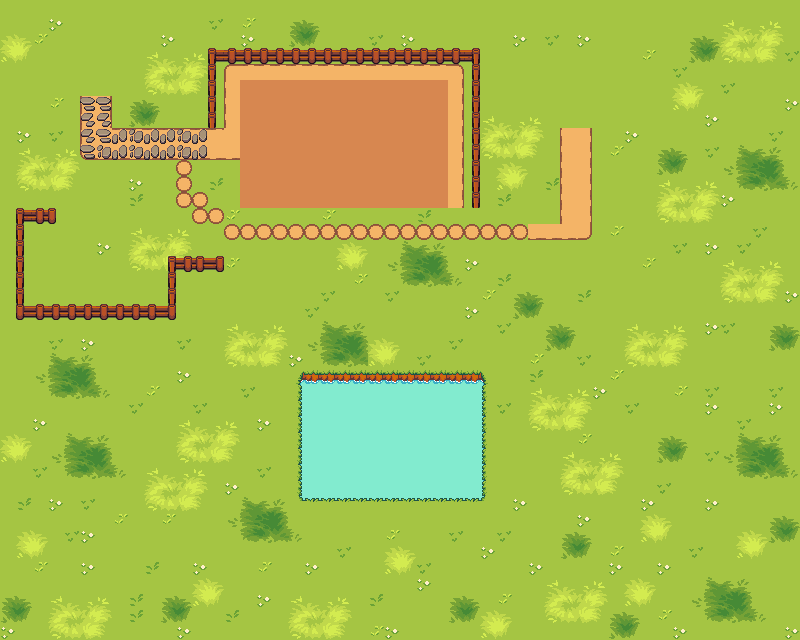

Rendered tile map (Tiled .tmx) drawn with the repository's tilesets; below, a short description and the map source with its tile grids summarised:
An orthogonal 50x40 tile map with 16x16 px tiles, 6 tile layers (collision, Tile Layer 1, grass&stone, stone, ...), 6 tilesets and 604 objects.

<map version="1.10" tiledversion="1.11.2" orientation="orthogonal" renderorder="right-down" width="50" height="40" tilewidth="16" tileheight="16" infinite="0" nextlayerid="19" nextobjectid="818">
 <tileset firstgid="1" source="../tilesets/spring farm tilemap.tsx" />
 <tileset firstgid="181" name="barn" tilewidth="16" tileheight="16" tilecount="216" columns="18">
  <image source="../tilesets/barn.png" width="288" height="192" />
 </tileset>
 <tileset firstgid="397" name="farm bridges" tilewidth="16" tileheight="16" tilecount="192" columns="12">
  <image source="../tilesets/farm bridges.png" width="192" height="256" />
 </tileset>
 <tileset firstgid="589" name="spring and summer objects" tilewidth="16" tileheight="16" tilecount="169" columns="13">
  <image source="../tilesets/spring and summer objects.png" width="208" height="208" />
 </tileset>
 <tileset firstgid="758" name="plants" tilewidth="16" tileheight="16" tilecount="90" columns="10">
  <image source="../tilesets/plants.png" width="160" height="144" />
 </tileset>
 <tileset firstgid="848" name="items" tilewidth="16" tileheight="16" tilecount="50" columns="10">
  <image source="../tilesets/items.png" width="160" height="80" />
 </tileset>
 <layer id="17" name="collision" width="50" height="40">
  <data>[2000 cells, 105 non-empty, 2 distinct tile ids]</data>
 </layer>
 <layer id="1" name="Tile Layer 1" width="50" height="40">
  <data>[2000 cells, 2000 non-empty, 1 distinct tile ids]</data>
 </layer>
 <layer id="4" name="grass&amp;stone" width="50" height="40">
  <data>[2000 cells, 741 non-empty, 50 distinct tile ids]</data>
 </layer>
 <layer id="8" name="stone" width="50" height="40">
  <data>[2000 cells, 20 non-empty, 4 distinct tile ids]</data>
 </layer>
 <objectgroup id="9" name="barn">
  <object id="105" gid="199" x="528" y="80" width="16" height="16" />
  <object id="106" gid="182" x="544" y="64" width="16" height="16" />
  <object id="107" gid="183" x="560" y="64" width="16" height="16" />
  <object id="108" gid="184" x="576" y="64" width="16" height="16" />
  <object id="109" gid="185" x="592" y="64" width="16" height="16" />
  <object id="110" gid="204" x="608" y="80" width="16" height="16" />
  <object id="111" gid="200" x="544" y="80" width="16" height="16" />
  <object id="112" gid="201" x="560" y="80" width="16" height="16" />
  <object id="113" gid="202" x="576" y="80" width="16" height="16" />
  <object id="114" gid="203" x="592" y="80" width="16" height="16" />
  <object id="115" gid="217" x="528" y="96" width="16" height="16" />
  <object id="116" gid="235" x="528" y="112" width="16" height="16" />
  <object id="117" gid="253" x="528" y="128" width="16" height="16" />
  <object id="118" gid="271" x="528" y="144" width="16" height="16" />
  <object id="119" gid="272" x="544" y="144" width="16" height="16" />
  <object id="120" gid="273" x="560" y="144" width="16" height="16" />
  <object id="121" gid="274" x="576" y="144" width="16" height="16" />
  <object id="122" gid="275" x="592" y="144" width="16" height="16" />
  <object id="123" gid="276" x="608" y="144" width="16" height="16" />
  <object id="124" gid="258" x="608" y="128" width="16" height="16" />
  <object id="125" gid="240" x="608" y="112" width="16" height="16" />
  <object id="126" gid="222" x="608" y="96" width="16" height="16" />
  <object id="127" gid="218" x="544" y="96" width="16" height="16" />
  <object id="128" gid="219" x="560" y="96" width="16" height="16" />
  <object id="129" gid="220" x="576" y="96" width="16" height="16" />
  <object id="130" gid="221" x="592" y="96" width="16" height="16" />
  <object id="131" gid="236" x="544" y="112" width="16" height="16" />
  <object id="132" gid="254" x="544" y="128" width="16" height="16" />
  <object id="133" gid="255" x="560" y="128" width="16" height="16" />
  <object id="134" gid="238" x="576" y="112" width="16" height="16" />
  <object id="135" gid="256" x="576" y="128" width="16" height="16" />
  <object id="136" gid="257" x="592" y="128" width="16" height="16" />
  <object id="137" gid="199" x="592" y="112" width="16" height="16" />
  <object id="138" gid="239" x="592" y="112" width="16" height="16" />
  <object id="139" gid="236" x="560" y="112" width="16" height="16" />
  <object id="140" gid="237" x="560" y="112" width="16" height="16" />
  <object id="141" gid="660" x="32" y="240" width="16" height="16" />
  <object id="142" gid="661" x="48" y="240" width="16" height="16" />
  <object id="143" gid="662" x="64" y="240" width="16" height="16" />
  <object id="144" gid="675" x="64" y="256" width="16" height="16" />
  <object id="145" gid="688" x="64" y="272" width="16" height="16" />
  <object id="146" gid="687" x="48" y="272" width="16" height="16" />
  <object id="147" gid="686" x="32" y="272" width="16" height="16" />
  <object id="148" gid="673" x="32" y="256" width="16" height="16" />
  <object id="163" gid="674" x="48" y="256" width="16" height="16" />
  <object id="164" gid="714" x="176" y="176" width="16" height="16" />
  <object id="165" gid="714" x="176" y="192" width="16" height="16" />
  <object id="166" gid="728" x="192" y="208" width="16" height="16" />
  <object id="167" gid="728" x="208" y="224" width="16" height="16" />
  <object id="173" gid="714" x="192" y="224" width="16" height="16" />
  <object id="174" gid="714" x="176" y="208" width="16" height="16" />
  <object id="175" gid="728" x="224" y="240" width="16" height="16" />
  <object id="176" gid="728" x="272" y="240" width="16" height="16" />
  <object id="177" gid="728" x="256" y="240" width="16" height="16" />
  <object id="178" gid="728" x="240" y="240" width="16" height="16" />
  <object id="179" gid="728" x="288" y="240" width="16" height="16" />
  <object id="180" gid="728" x="304" y="240" width="16" height="16" />
  <object id="181" gid="728" x="320" y="240" width="16" height="16" />
  <object id="182" gid="728" x="336" y="240" width="16" height="16" />
  <object id="183" gid="728" x="352" y="240" width="16" height="16" />
  <object id="184" gid="728" x="368" y="240" width="16" height="16" />
  <object id="185" gid="728" x="384" y="240" width="16" height="16" />
  <object id="186" gid="728" x="416" y="240" width="16" height="16" />
  <object id="187" gid="728" x="416" y="240" width="16" height="16" />
  <object id="188" gid="728" x="400" y="240" width="16" height="16" />
  <object id="189" gid="728" x="432" y="240" width="16" height="16" />
  <object id="190" gid="728" x="448" y="240" width="16" height="16" />
  <object id="191" gid="728" x="464" y="240" width="16" height="16" />
  <object id="192" gid="728" x="480" y="240" width="16" height="16" />
  <object id="193" gid="728" x="496" y="240" width="16" height="16" />
  <object id="194" gid="728" x="512" y="240" width="16" height="16" />
 </objectgroup>
 <objectgroup id="2" name="house">
  <object id="1" gid="693" x="48" y="48" width="16" height="16" />
  </objectgroup>
 <objectgroup id="3" name="interactables">
  <!-- 498 objects omitted --></objectgroup>
 <layer id="6" name="Tile Layer 3" width="50" height="40">
  <properties>
   <property name="walkable" value="false" />
  </properties>
  <data>[2000 cells, 54 non-empty, 9 distinct tile ids]</data>
 </layer>
 <objectgroup id="18" name="rock">
  <!-- 496 objects omitted --></objectgroup>
 <objectgroup id="14" name="decor">
  <!-- 467 objects omitted --></objectgroup>
 <layer id="11" name="lake" width="50" height="40">
  <data>[2000 cells, 117 non-empty, 9 distinct tile ids]</data>
 </layer>
 <objectgroup id="10" name="tree">
  <properties>
   <property name="choppable" type="bool" value="true" />
   <property name="health" type="int" value="4" />
   <property name="type" value="tree" />
  </properties>
  <!-- 317 objects omitted --></objectgroup>
 <objectgroup id="13" name="lake object">
  <!-- 17 objects omitted --></objectgroup>
</map>
<!-- 532 of 604 objects omitted -->
